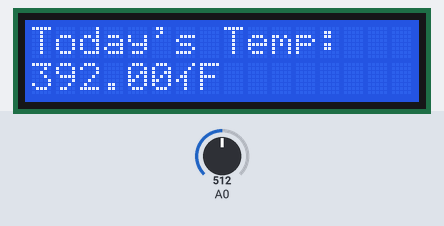
The sketch below on a simulated Arduino Uno, built with avr-gcc and run on an emulated ATmega328P. On the bench: 16×2 character LCD. The inputs (shaded band) are chosen by the test bench; at power-on: A0 = 512.

Above: at 1.2 s.
1.3 s: A0 set to 188
At 1.8 s:
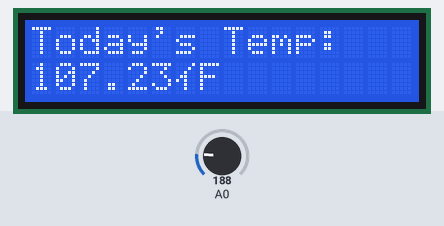
2.8 s: A0 set to 171
At 4.0 s:
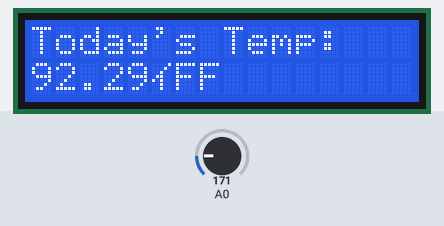
4.3 s: A0 set to 122
At 5.2 s:
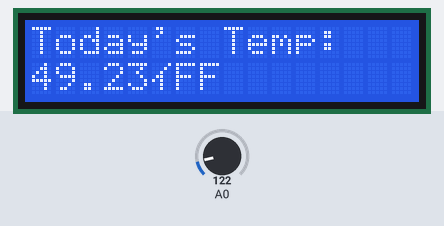
Timing chart, 0 to 7.3 s (numbered marks = the images above; inputs shaded):
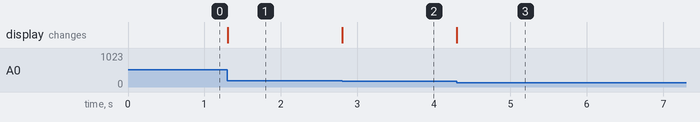

Measured:
- the behaviour switches between 180 and 179 on A0 (found by bisection; images 1 and 2)
- after the input at 1.3 s, the display: changes at once (image 1)
- after the input at 2.8 s, the display: changes at once (image 2)
- after the input at 4.3 s, the display: changes at once (image 3)

The sketch:

digital_thermometer1.ino
```cpp
// C++ code
//
#include<LiquidCrystal.h>
LiquidCrystal lcd(12,11,5,4,3,2);
int degree;
double realdegree;
String lcdBuffer;

void setup()
{
  lcd.begin(16,2);
  degree=0;
  realdegree=0.0;
  lcd.print("Today's Temp:");
}

void loop()
{
  degree=analogRead(0);
  realdegree=(double)degree/1024;
  realdegree*=5;
  realdegree-=0.5;
  realdegree*=100;
  lcd.setCursor(0,1);
  realdegree=(9.0/5)*(realdegree)+32;
  String output=String(realdegree)+String((char)178)+"F";
  lcd.print(output);

}
```
